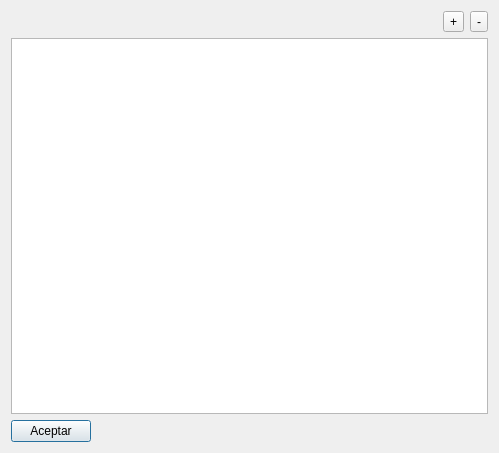
<?xml version="1.0" encoding="UTF-8"?>
<ui version="4.0">
 <class>DlgPPPProfiles</class>
 <widget class="QDialog" name="DlgPPPProfiles">
  <property name="geometry">
   <rect>
    <x>0</x>
    <y>0</y>
    <width>499</width>
    <height>453</height>
   </rect>
  </property>
  <property name="windowTitle">
   <string>PPP Profiles</string>
  </property>
  <layout class="QGridLayout" name="gridLayout">
   <item row="0" column="0">
    <spacer name="horizontalSpacer">
     <property name="orientation">
      <enum>Qt::Horizontal</enum>
     </property>
     <property name="sizeHint" stdset="0">
      <size>
       <width>428</width>
       <height>20</height>
      </size>
     </property>
    </spacer>
   </item>
   <item row="0" column="1">
    <widget class="QToolButton" name="addButton">
     <property name="text">
      <string>+</string>
     </property>
    </widget>
   </item>
   <item row="0" column="2">
    <widget class="QToolButton" name="delButton">
     <property name="text">
      <string>-</string>
     </property>
    </widget>
   </item>
   <item row="1" column="0" colspan="3">
    <widget class="QPPPProfilesTableWidget" name="profilesTable"/>
   </item>
   <item row="2" column="0">
    <widget class="QPushButton" name="acceptButton">
     <property name="sizePolicy">
      <sizepolicy hsizetype="Fixed" vsizetype="Fixed">
       <horstretch>0</horstretch>
       <verstretch>0</verstretch>
      </sizepolicy>
     </property>
     <property name="text">
      <string>Aceptar</string>
     </property>
    </widget>
   </item>
  </layout>
 </widget>
 <customwidgets>
  <customwidget>
   <class>QPPPProfilesTableWidget</class>
   <extends>QTableWidget</extends>
   <header>Widgets/QPPPProfilesTableWidget.h</header>
  </customwidget>
 </customwidgets>
 <resources/>
 <connections/>
</ui>
